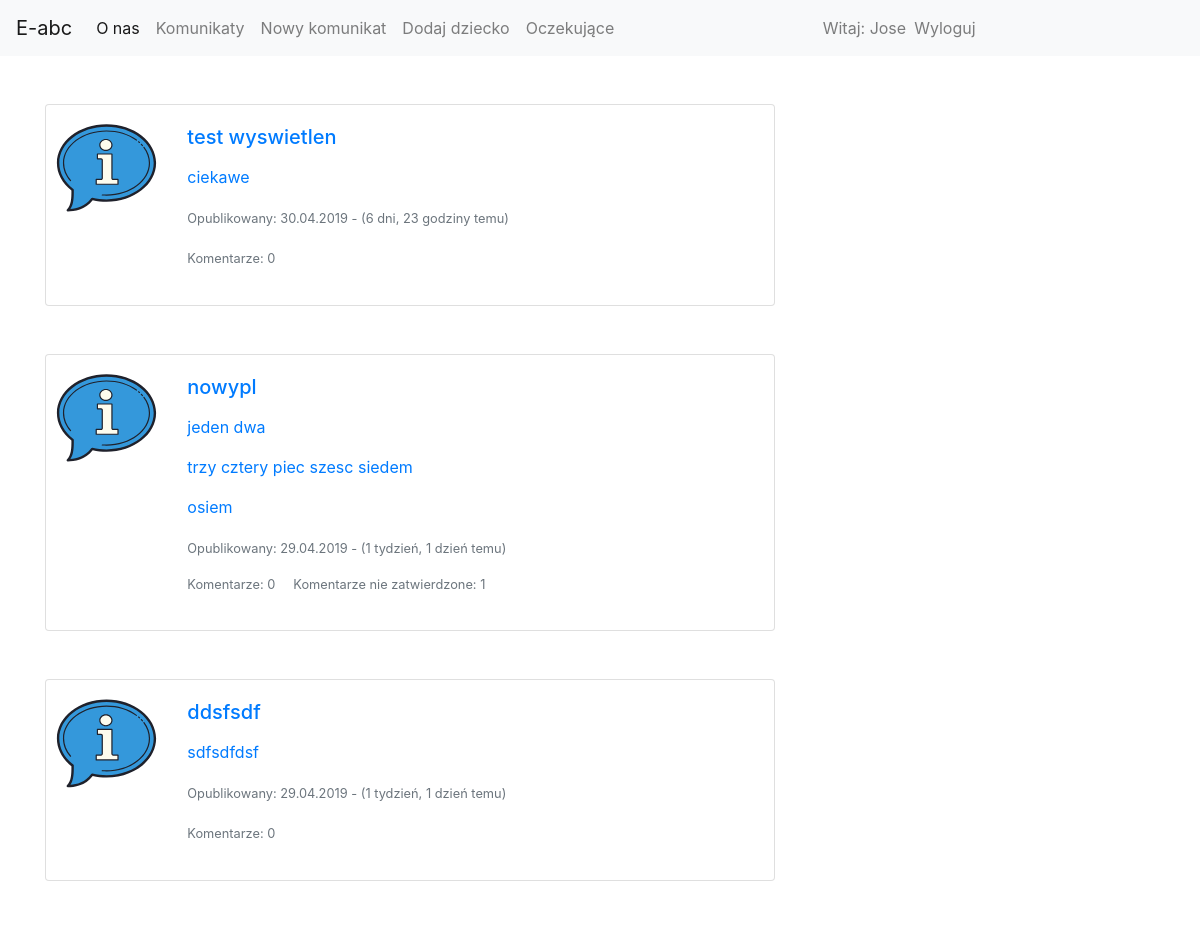
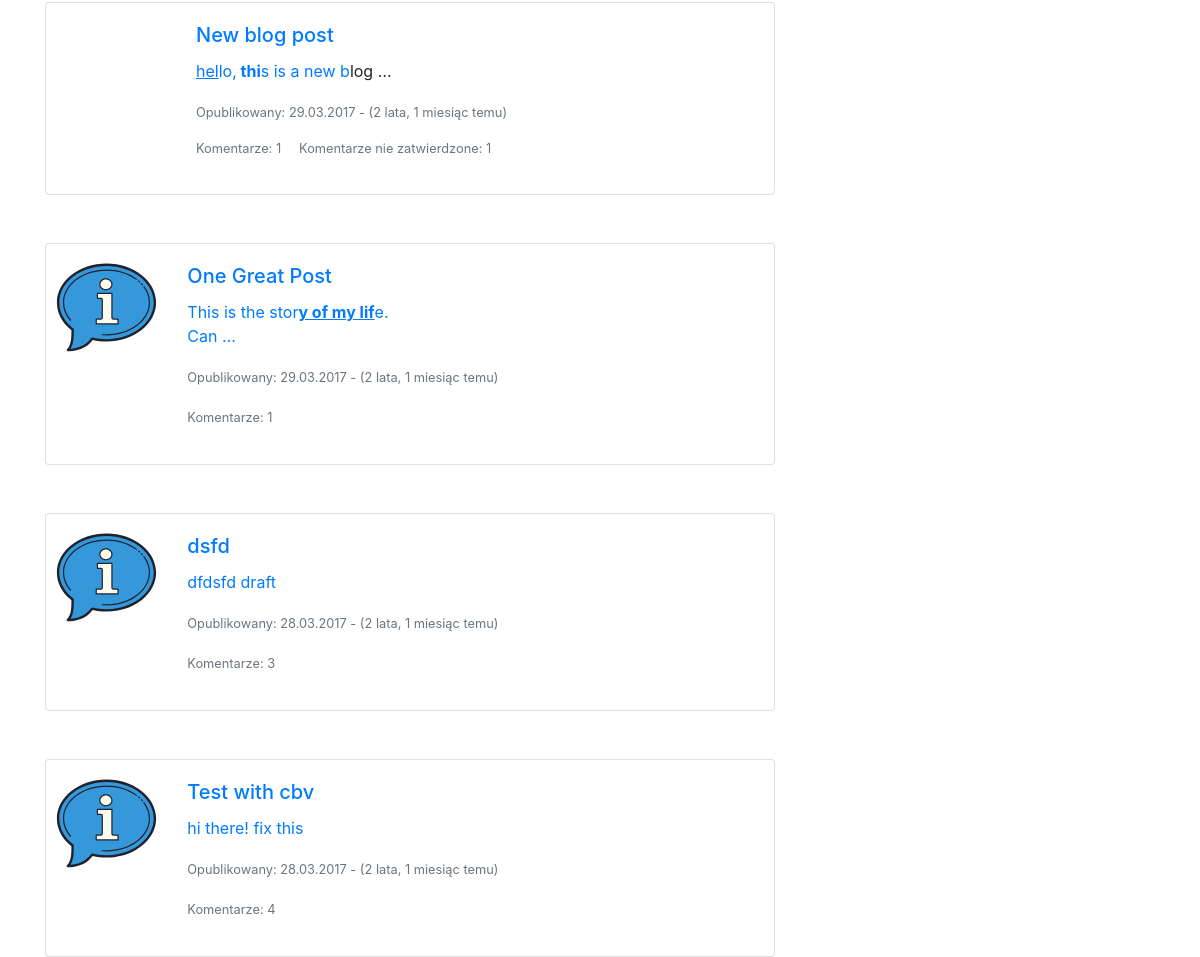
The page / (signed in) on the database its author committed (2 pictures, top to bottom).
### blog/models.py (models this page shows, shortened)
class Post(models.Model):
    author = models.ForeignKey('auth.User', default=4, on_delete=models.CASCADE)
    title = models.CharField(max_length=200)
    text = models.TextField()
    created_date = models.DateTimeField(default=timezone.now)
    published_date = models.DateTimeField(blank=True, null=True)
    viewed_by = models.TextField(default="")
    def approve_comments(self):
        return self.comments.filter(approved_comment=True)
    def not_approve_comments(self):
        return self.comments.filter(approved_comment=False)

### blog/views.py (the view)
# urls.py: url(r'^$',views.PostListView.as_view(),name='post_list'),
class PostListView(ListView):
    model = Post
    def get_queryset(self):
        return Post.objects.filter(published_date__lte=timezone.now()).order_by('-published_date')

### blog/templates/blog/post_list.html
{% extends 'blog/base.html' %}
{% load static %}
{% block content %}
<div class="centerstage">
{% if user.is_authenticated %}
    {% for post in post_list %}
<div class="card mt-5" style="max-width: 740px;">
  <a href="{% url 'add_username' pk=post.pk %}">
  <div class="row no-gutters">
    <div class="col-2">
      <img class="card-img" src="{% static "img/info.svg" %}" alt="My image">
    </div>
    <div class="col-9">
      <div class="card-body">
        <h5 class="card-title">{{ post.title }}</h5>
        <p class="card-text">{{ post.text|safe|linebreaksbr|truncatewords_html:10 }} </p>
        <p class="card-text"><small class="text-muted"><p>Opublikowany: {{ post.published_date|date:" d.m.Y" }} - ({{ post.published_date|timesince }} temu)</p>
        <p>Komentarze: {{ post.approve_comments.count }}
        {% if user.is_superuser and post.not_approve_comments.count %}
        &nbsp&nbsp&nbsp&nbspKomentarze nie zatwierdzone: {{ post.not_approve_comments.count }}</p>
        {% endif %}</small></p>
      </div>
    </div>
  </div></a>
</div>
    {% endfor %}
</div>
{% else %}
<h3>Musisz się zalogować, żeby zobaczyć aktualne informacje</h3>
{% endif %}
{% endblock %}

### blog/templates/blog/base.html (shortened to what this page needs)
<!DOCTYPE html>
{% load staticfiles %}
<html>
    <head>
        <link rel="stylesheet" href="https://stackpath.bootstrapcdn.com/bootstrap/4.3.1/css/bootstrap.min.css">
        <link rel="stylesheet" href="https://use.fontawesome.com/releases/v5.8.1/css/all.css">
        <link rel="stylesheet" href="//cdn.jsdelivr.net/medium-editor/latest/css/medium-editor.min.css" type="text/css" media="screen" charset="utf-8">
        <link rel="stylesheet" href="{% static 'css/blog.css' %}">
<body>
<nav class="navbar navbar-expand-md navbar-light bg-light">
  <a class="navbar-brand" href="#">E-abc</a>
  <div class="collapse navbar-collapse" id="navbarNav">
    <div class="d-flex justify-content-start">
    <ul class="navbar-nav">
      <li class="nav-item active">
        <a class="nav-link" href="{% url 'about'%}">O nas </a>
      </li>
      {% if user.is_authenticated %}
      <li class="nav-item">
        <a class="nav-link" href="{% url 'post_list' %}">Komunikaty<span class="sr-only">(current)</span></a>
      </li>
      {% if user.is_superuser %}
      <li class="nav-item">
        <a class="nav-link" href="{% url 'post_new' %}" >Nowy komunikat</a>
      </li>
      <li class="nav-item">
        <a class="nav-link" href="{% url 'kid_new' %}" >Dodaj dziecko</a>
      </li>
      <li>
        <a class="nav-link" href="{% url 'post_draft_list' %}">Oczekujące</a>
      </li>
      {% endif %}
      {% endif %}
      </ul>
    </div>
  </div>
  {% if user.is_authenticated %}
  <div class="collapse navbar-collapse" id="navbarNav">
      <div class="d-md-flex justify-content-end">
        <span class="navbar-text">Witaj:  {{ user.username }}  </span>
        <ul class="navbar-nav">
          <li class="nav-item">
            <a class="nav-link" href="{% url 'logout' %}">Wyloguj</a>
          </li>
        </ul>
      </div>
    </div>
    {% else %}
    <div class="d-md-flex justify-content-end">
        <ul class="navbar-nav">
          <li><a class="nav-link" href="{% url 'login' %}" ><i class="fas fa-user" id="login_ico"></i> Zaloguj </a></li>
        </ul>
    </div>
    {% endif %}
</nav>
        <div class="content container">
            <div class="row">
                <div class="col-md-8">
                  <div class="blog_posts">
                    {% block content %}
                    {% endblock %}
                  </div>
                </div>
            </div>
        </div>
</body>
</html>

### blog/static/css/blog.css (style rules this page uses)
.centerstage { margin-left: auto; margin-right: auto; }

### rows shown on the page
Post: title "test wyswietlen", text "ciekawe", published_date "30.04.2019", published_date "6 dni, 23 godziny", approve_comments.count "0"
Post: title "nowypl", text "jeden dwa trzy cztery piec szesc siedem osiem", published_date "29.04.2019", published_date "1 tydzień, 1 dzień", approve_comments.count "0", not_approve_comments.count "1"
Post: title "ddsfsdf", text "sdfsdfdsf", published_date "29.04.2019", published_date "1 tydzień, 1 dzień", approve_comments.count "0"
Post: title "New blog post", text "hel lo, thi s is a n ew b log …", published_date "29.03.2017", published_date "2 lata, 1 miesiąc", approve_comments.count "1", not_approve_comments.count "1"
Post: title "One Great Post", text "This is the stor y of my lif e. Can …", published_date "29.03.2017", published_date "2 lata, 1 miesiąc", approve_comments.count "1"
Post: title "dsfd", text "dfdsfd draft", published_date "28.03.2017", published_date "2 lata, 1 miesiąc", approve_comments.count "3"
Post: title "Test with cbv", text "hi there! fix this", published_date "28.03.2017", published_date "2 lata, 1 miesiąc", approve_comments.count "4"

### other values the page prints
{{ user.username }} "Jose"
